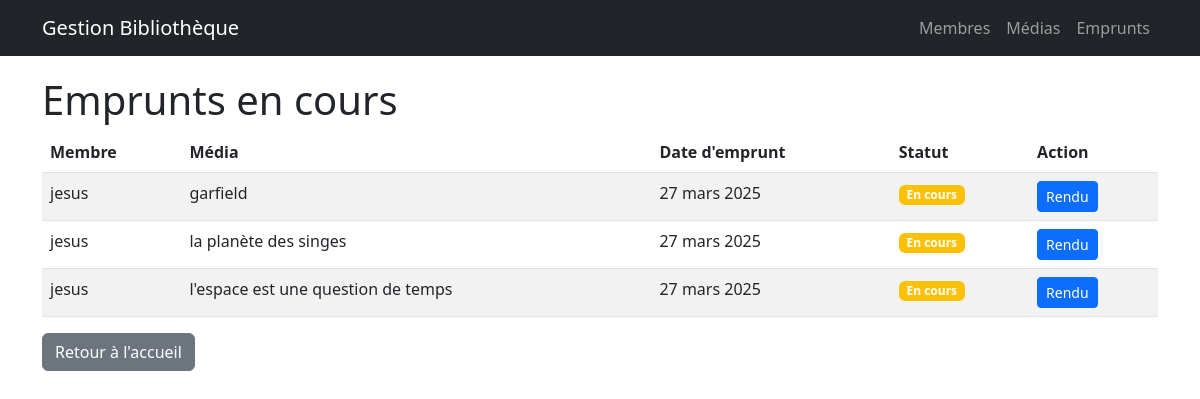
The app's page /librarian/liste-emprunts/, older data.
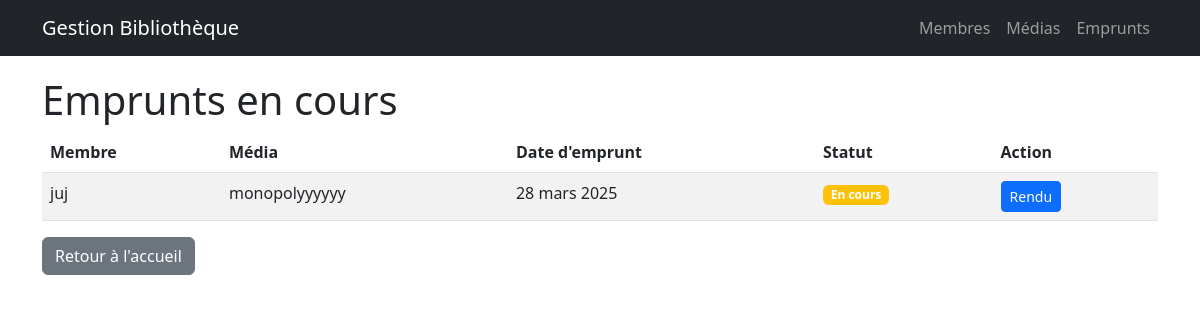
The same page, newer data.
### librarian/models.py (models this page shows, shortened)
class Loan(models.Model):
    media = models.ForeignKey(Media, on_delete=models.CASCADE)
    member = models.ForeignKey(Member, on_delete=models.CASCADE)
    date_loan = models.DateField(auto_now_add=True)
    date_return = models.DateField(null=True, blank=True)
    def is_overdue(self):
        if self.date_return is None:
            return (timezone.now().date() - self.date_loan) > timedelta(days=7)
        return (self.date_return - self.date_loan) > timedelta(days=7)

class Member(models.Model):
    name = models.CharField(max_length=100)
    blocked = models.BooleanField(default=False)

class Media(models.Model):
    name = models.CharField(max_length=100)
    available = models.BooleanField(default=True)

### librarian/views.py (the view)
# urls.py: path('liste-emprunts/', list_active_loans, name='list_active_loans'),
def list_active_loans(request):
    active_loans = Loan.objects.filter(date_return__isnull=True).select_related('member', 'media')
    return render(request, 'librarian/return_loan.html', {'active_loans': active_loans})

### librarian/templates/librarian/return_loan.html (shortened to what this page needs)
{% extends "librarian/base.html" %}
{% block content %}
<h1>Emprunts en cours</h1>
<table class="table table-striped">
    <thead>
        <tr>
            <th>Membre</th>
            <th>Média</th>
            <th>Date d'emprunt</th>
            <th>Statut</th>
            <th>Action</th>
        </tr>
    </thead>
    <tbody>
        {% for loan in active_loans %}
        <tr {% if loan.is_overdue %}class="table-warning"{% endif %}>
            <td>{{ loan.member.name }}</td>
            <td>{{ loan.media.name }}</td>
            <td>{{ loan.date_loan }}</td>
            <td>
                {% if loan.is_overdue %}
                    <span class="badge bg-danger">En retard</span>
                {% else %}
                    <span class="badge bg-warning">En cours</span>
                {% endif %}
            </td>
            <td>
                <a href="{% url 'librarian:return_loan' loan.id %}" class="btn btn-sm btn-primary">Rendu</a>
            </td>
        </tr>
        {% empty %}
        <tr>
            <td colspan="5" class="text-center">Aucun emprunt en cours</td>
        </tr>
        {% endfor %}
    </tbody>
</table>
<a href="{% url 'librarian:index' %}" class="btn btn-secondary">Retour à l'accueil</a>
{% endblock %}

Row changes from the older to the newer data that the page shows:
removed Loan: member.name "jesus", media.name "garfield", date_loan "27 mars 2025", shows "En cours"
removed Loan: member.name "jesus", media.name "la planète des singes", date_loan "27 mars 2025", shows "En cours"
removed Loan: member.name "jesus", media.name "l'espace est une question de temps", date_loan "27 mars 2025", shows "En cours"
added Loan: member.name "juj", media.name "monopolyyyyyy", date_loan "28 mars 2025", shows "En cours"
